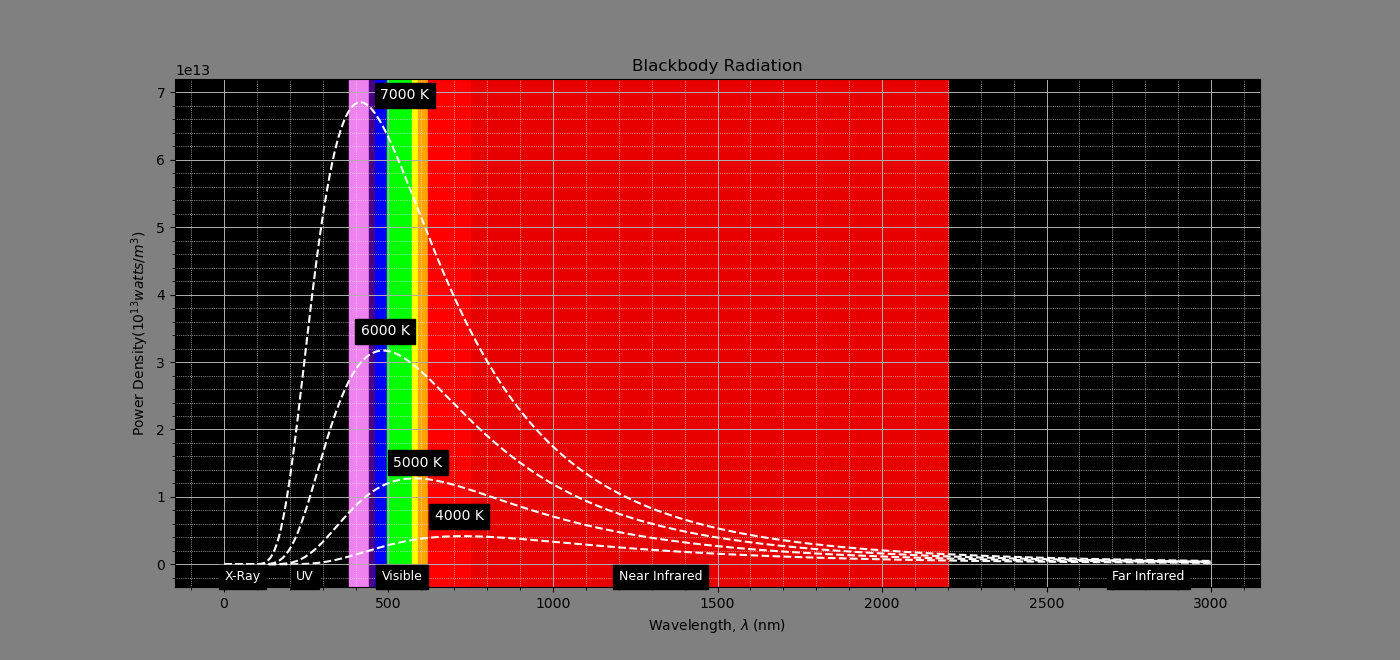

Python code for this plot:
#!/usr/bin/env python3

"""     09.01.2023
	Folkenberg, Siro
        Nuclear Engineering and Thermal Physics, National Research Nuclear University-IATE, Russia.

      	================== BLACKBODY RADIATION SIMULATION  =================================
		    ### WIEN'S DISPLACEMENT LAW ###

	NB: All physical quantities in SI units
"""


import matplotlib.pyplot as mpl
import numpy as np

#constants
c = 3.0*10**8; h = 6.626e-34; k = 1.38e-23
def intens(lambd, T):
	a = 2.0*h*c**2
	b = h*c/(lambd*k*T)
	intensity = a/((lambd**5)*(np.exp(b)-1))
	return intensity
wavs = np.arange(1e-9, 3e-6, 1e-9)
intensity4 = intens(wavs, 4000)
intensity5 = intens(wavs, 5000)
intensity6 = intens(wavs, 6000)
intensity7 = intens(wavs, 7000)


fig = mpl.figure(facecolor = 'grey', figsize=(14, 6.6))
ax = fig.add_subplot(111)
ax.set_ylabel('Power Density($10^{13} watts/m^3$)')
ax.set_xlabel('Wavelength, $\lambda\; (\mathrm{nm})$')
ax.grid(True)
ax.set_facecolor('k')
ax.set_title('Blackbody Radiation')
ax.grid(which = 'minor', linewidth = 0.5, linestyle=":", color='#EEEEEE')
ax.grid(which = 'major', linewidth = 0.7)
ax.minorticks_on()
ax.text(1, -0.9e+12, 'X-Ray', color='w', verticalalignment='top',
	fontdict={'fontsize': 9}, bbox = dict(facecolor='k', alpha=1))
ax.text(220, -0.9e+12, 'UV', color='w', verticalalignment='top',
        fontdict={'fontsize': 9}, bbox = dict(facecolor='k', alpha=1))
ax.text(480, -0.9e+12, 'Visible', color='w', verticalalignment='top',
        fontdict={'fontsize': 9}, bbox = dict(facecolor='k', alpha=1))
ax.text(1200, -0.9e+12, 'Near Infrared', color='w', verticalalignment='top',
        fontdict={'fontsize': 9}, bbox = dict(facecolor='k', alpha=1))
ax.text(2700, -0.9e+12, 'Far Infrared', color='w', verticalalignment='top',
        fontdict={'fontsize': 9}, bbox = dict(facecolor='k', alpha=1))

spectrum = {(380, 440):'#ee82ee', (440, 460):'#4b0082', (460, 495): '#0000ff',
		(495, 570): '#00ff00', (570, 590): '#ffff00', (590, 620): '#ffa500',
		(620, 750): '#ff0000', (750, 2200): '#E60000'}

for wav_range, rgb in spectrum.items():
	ax.axvspan(*wav_range, color=rgb, alpha=1)
mpl.plot(wavs*1e9, intensity4, 'w--')
mpl.text(640, 6.5e+12, '4000 K', color = 'w', fontdict={'fontsize': 10},
	bbox=dict(facecolor="k", alpha=1))
mpl.plot(wavs*1e9, intensity5, 'w--')
mpl.text(515, 1.45e+13, '5000 K', color = 'w', fontdict={'fontsize': 10},
        bbox=dict(facecolor="k", alpha=1))
mpl.plot(wavs*1e9, intensity6, 'w--')
mpl.text(415, 3.4e+13, '6000 K', color = 'w', fontdict={'fontsize': 10},
        bbox=dict(facecolor="k", alpha=1))
mpl.plot(wavs*1e9, intensity7, 'w--')
mpl.text(475, 6.9e+13, '7000 K', color = 'w', fontdict={'fontsize': 10},
        bbox=dict(facecolor="k", alpha=1))
mpl.savefig('wien.plot.pdf')
mpl.show()


